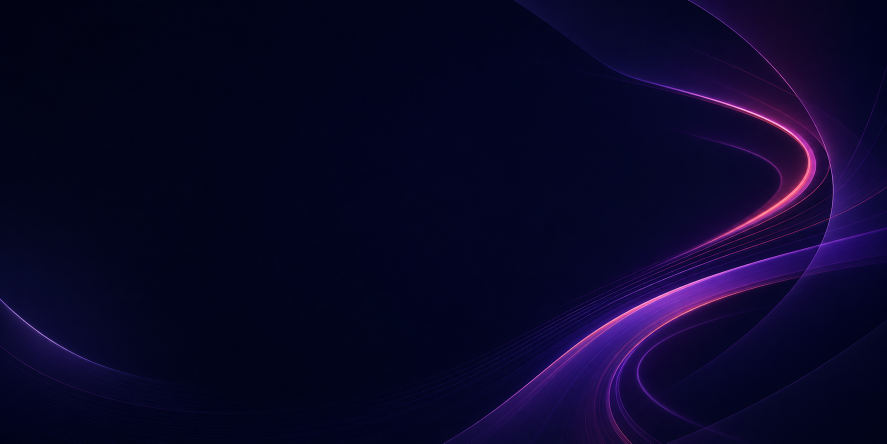
#> input picture docs/store-assets/premium-background.png, 1774 x 887 px (shown at 1/2 size)
$ python generate_store_assets.py
#> lines starting #> are read from the running program, lines starting #| are printed output that depends on the picture
from pathlib import Path
from PIL import Image, ImageDraw, ImageFont, ImageFilter

ROOT = Path(__file__).resolve().parents[2]
DOCS = ROOT / "docs"
BG_PATH = Path(__file__).with_name("premium-background.png")
LOGO_PATH = ROOT / "assets" / "icon-master.png"
FONT = "/System/Library/Fonts/Supplemental/Arial.ttf"
FONT_BOLD = "/System/Library/Fonts/Supplemental/Arial Bold.ttf"

SOURCES = {
    "restore": Path(__file__).with_name("source-restore.png"),
    "controls": Path(__file__).with_name("source-controls.png"),
    "results": Path(__file__).with_name("source-results.png"),
    "clear": Path(__file__).with_name("source-clear.png"),
    "popup": Path(__file__).with_name("source-popup.png"),
}

CROPS = {
    "restore": (34, 28, 914, 1059),
    "controls": (19, 24, 900, 1055),
    "results": (14, 20, 895, 998),
    "clear": (18, 16, 899, 761),
    "popup": (16, 0, 676, 838),
}

WHITE = "#f8fafc"
MUTED = "#a8b4c7"
VIOLET = "#a855f7"
GREEN = "#4ade80"
PANEL = "#0b1423"
BORDER = "#26344d"


def font(size, bold=False):
    return ImageFont.truetype(FONT_BOLD if bold else FONT, size)


def cover_background(size):
#> called with size = (1280, 800)
    source = Image.open(BG_PATH).convert("RGB")
#> source is the input picture: PIL image 1774x887 RGB; mean R, G, B 10, 6.8, 40.7
    sw, sh = source.size
#> sw = 1774; sh = 887
    scale = max(size[0] / sw, size[1] / sh)
#> scale = 0.902
    resized = source.resize((round(sw * scale), round(sh * scale)), Image.Resampling.LANCZOS)
    left = (resized.width - size[0]) // 2
#> left = 160
    top = (resized.height - size[1]) // 2
#> top = 0
    canvas = resized.crop((left, top, left + size[0], top + size[1]))
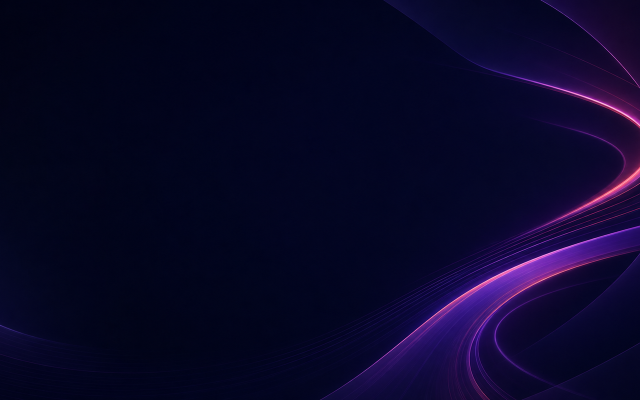
#> canvas: PIL image 1280x800 RGB (shown at 1/2 size); mean R, G, B 9.6, 6.7, 40.2
    veil = Image.new("RGB", size, "#07101f")
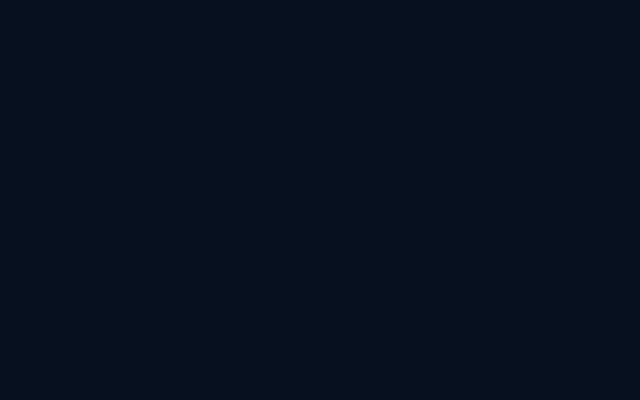
#> veil: PIL image 1280x800 RGB (shown at 1/2 size); mean R, G, B 7, 16, 31
    return Image.blend(canvas, veil, 0.22)
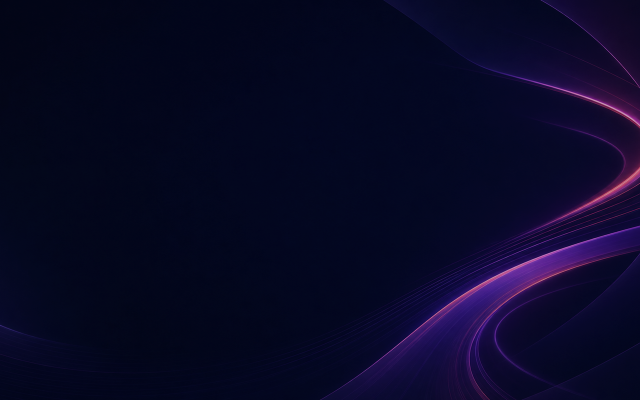
#> returned value: PIL image 1280x800 RGB (shown at 1/2 size); mean R, G, B 8.7, 8.2, 37.7


def draw_brand(canvas, x=56, y=42, compact=False):
    logo_size = 42 if compact else 48
    logo = Image.open(LOGO_PATH).convert("RGBA")
    logo.thumbnail((logo_size, logo_size), Image.Resampling.LANCZOS)
    canvas.paste(logo, (x, y), logo)
    draw = ImageDraw.Draw(canvas)
    draw.text((x + logo_size + 12, y + 3), "Rebound", font=font(22 if compact else 24, True), fill=WHITE)
    if not compact:
        draw.text((x + logo_size + 13, y + 31), "FOR OKTA ADMINS", font=font(10, True), fill="#9982c8", spacing=2)


# [27 lines left out: functions draw_pill, draw_copy, not called in this run]


def product_capture(key):
    return Image.open(SOURCES[key]).convert("RGB").crop(CROPS[key])


# [22 lines left out: function paste_product, not called in this run]


def add_frame_details(canvas):
    draw = ImageDraw.Draw(canvas)
    draw.rounded_rectangle((20, 20, canvas.width - 21, canvas.height - 21), radius=28, outline="#26344d", width=1)
    draw.line((56, 112, canvas.width - 56, 112), fill="#1d2b42", width=1)


def save_rgb(image, path):
    image.convert("RGB").save(path, "PNG", optimize=True)


def screenshot(key, filename, eyebrow, headline, body, pills, product_box):
    canvas = cover_background((1280, 800))
    add_frame_details(canvas)
    draw_brand(canvas)
    draw_copy(canvas, eyebrow, headline, body, pills)
    paste_product(canvas, key, product_box)
    save_rgb(canvas, DOCS / filename)


def generate_screenshots():
    screenshot(
        "results", "Rebound-screenshot-1-find-review-1280x800.png", "Live suppression intelligence",
        ["Find every", "suppressed address."],
        ["Search bounce and deferred events.", "Filter by state. Act with confidence."],
        [("Okta connected", GREEN), ("CSV export", VIOLET)], (625, 54, 1232, 756),
    )
    screenshot(
        "restore", "Rebound-screenshot-2-restore-delivery-1280x800.png", "Recovery with proof",
        ["Restore delivery.", "Keep the audit trail."],
        ["Clear suppressions in seconds—with", "a timestamped CSV for every attempt."],
        [("Per-address status", GREEN), ("Audit ready", VIOLET)], (660, 44, 1218, 765),
    )
    screenshot(
        "controls", "Rebound-screenshot-3-features-1280x800.png", "Built for daily operations",
        ["Powerful controls.", "Zero clutter."],
        ["Debug when you need it. Stay focused", "when you don't. Everything runs locally."],
        [("Private by design", GREEN), ("No API tokens", VIOLET)], (660, 48, 1220, 760),
    )
    screenshot(
        "clear", "Rebound-screenshot-4-all-clear-1280x800.png", "Fast, quiet confirmation",
        ["Know when you're", "all clear."],
        ["One glance confirms the selected window", "has no bounced or deferred addresses."],
        [("Last checked", GREEN), ("Re-run anytime", VIOLET)], (594, 126, 1232, 696),
    )
    screenshot(
        "popup", "Rebound-screenshot-5-toolbar-control-1280x800.png", "Always within reach",
        ["Control Rebound", "from the toolbar."],
        ["Enable the panel per tab and keep", "essential actions one click away."],
        [("Per-tab control", GREEN), ("Local processing", VIOLET)], (734, 34, 1184, 766),
    )


# [42 lines left out: functions generate_small_tile, generate_marquee, generate_store_icon, not called in this run]


if __name__ == "__main__":
#> (the run stopped early here; a loop or call above may not have finished)
